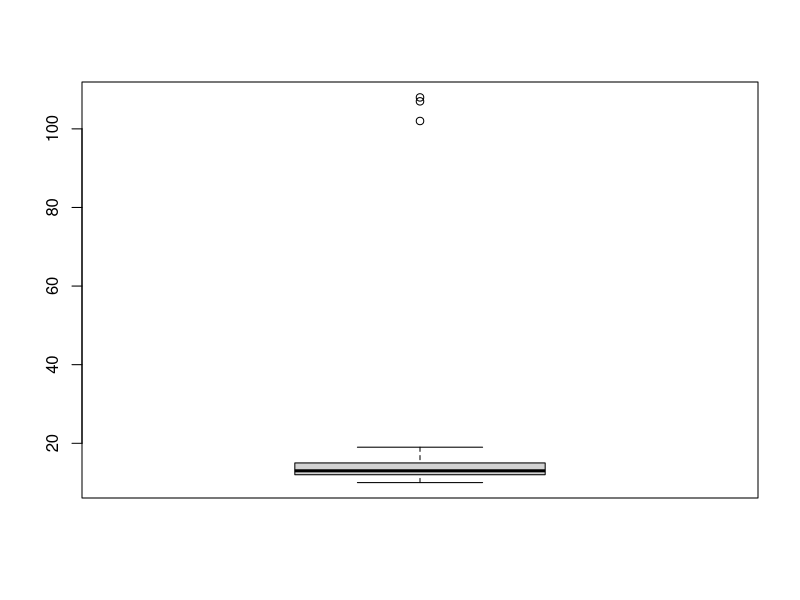
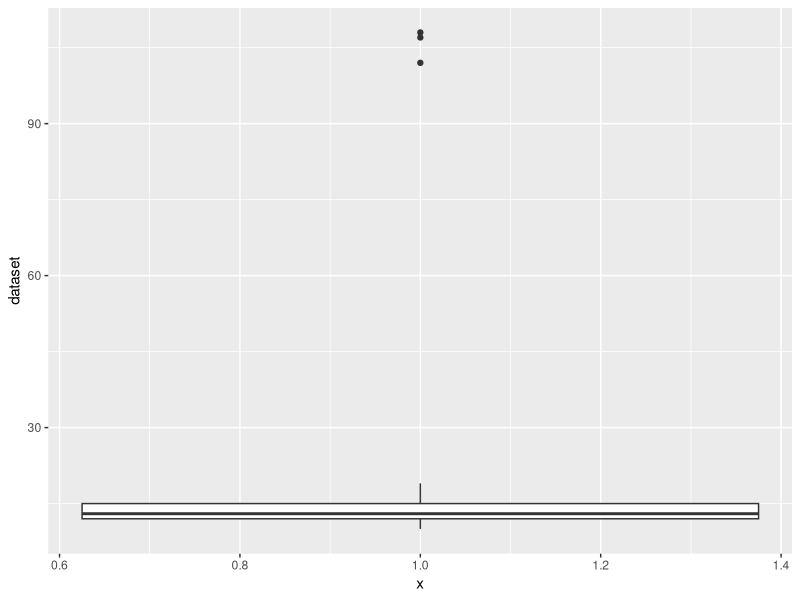

These charts were generated, in order, by the following R code:

dataset = c(11,10,12,14,12,15,14,13,15,102,12,14,17,19,107,10,
            13,12,14,12,108,12,11,14,13,15,10,15,12,10,14,13,15,10)

#Idetify Outliers Using Standard deviation
detect_outliers = function(data){
  threshold = 3
  mean = mean(data)
  std = sd(data)
  
  outliers = c()
  for (val in data){
    z_score = (val - mean)/std
    if (abs(z_score) > threshold){
      outliers = c(outliers,val)
    }
  }
  return (outliers)
}
detect_outliers(dataset)



#Idetify Outliers Using Quartiles
dataset = c(11,10,12,14,12,15,14,13,15,102,12,14,17,19,107,10,
            13,12,14,12,108,12,11,14,13,15,10,15,12,10,14,13,15,10)

detect_outliers2 = function(data){
  data = sort(data)
  q1 = quantile(data, 0.25)
  q3 = quantile(data, 0.75)
  iqr = q3-q1
  
  outliers = c()
  for (val in data){
    uf = q3 + (1.5*iqr)
    lf = q1 - (1.5*iqr)
    
    if (val<lf | val>uf){
      outliers = c(outliers, val)
    }
  }
  return(outliers)
}

detect_outliers2(dataset)

boxplot(dataset)

library(ggplot2)
ggplot(data = data.frame(dataset) , aes(x=1, y = dataset)) + geom_boxplot()

